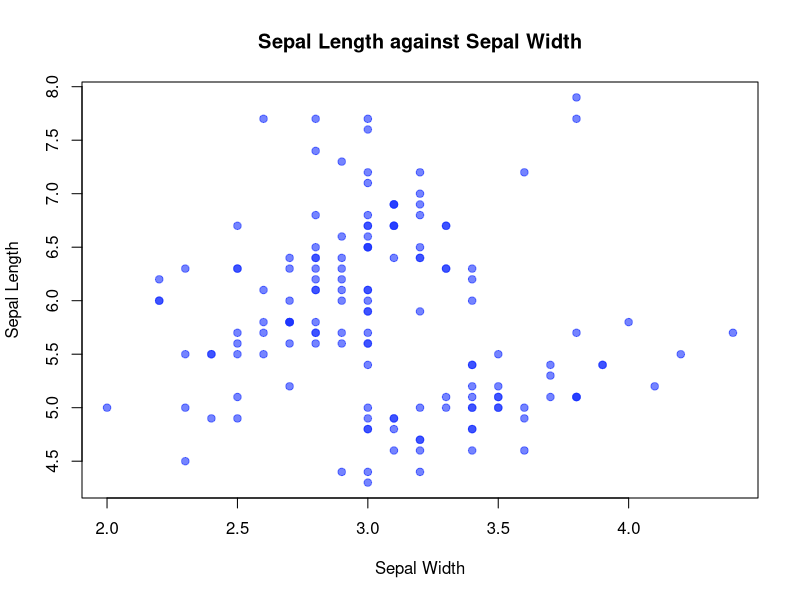
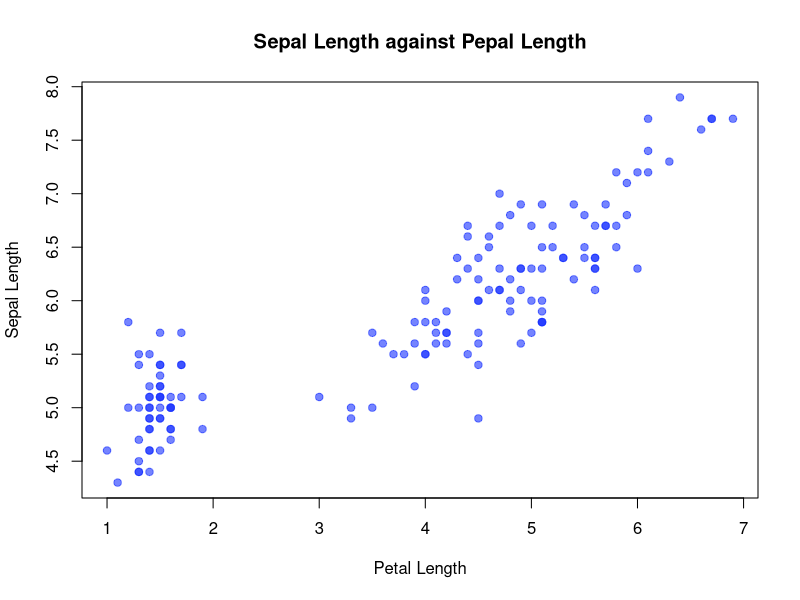
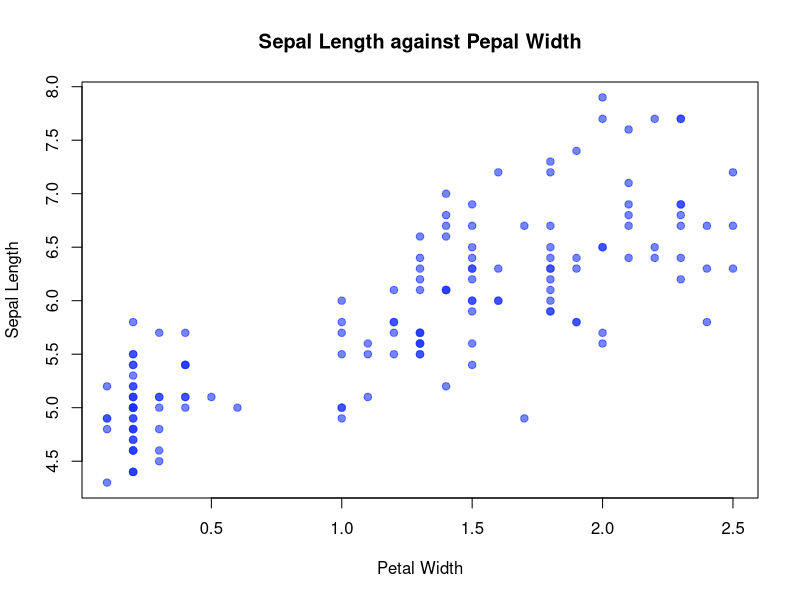
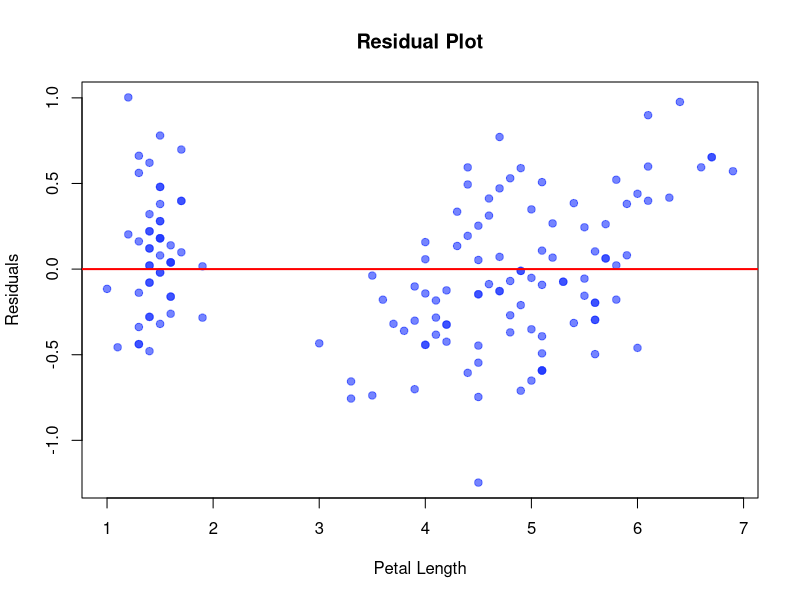
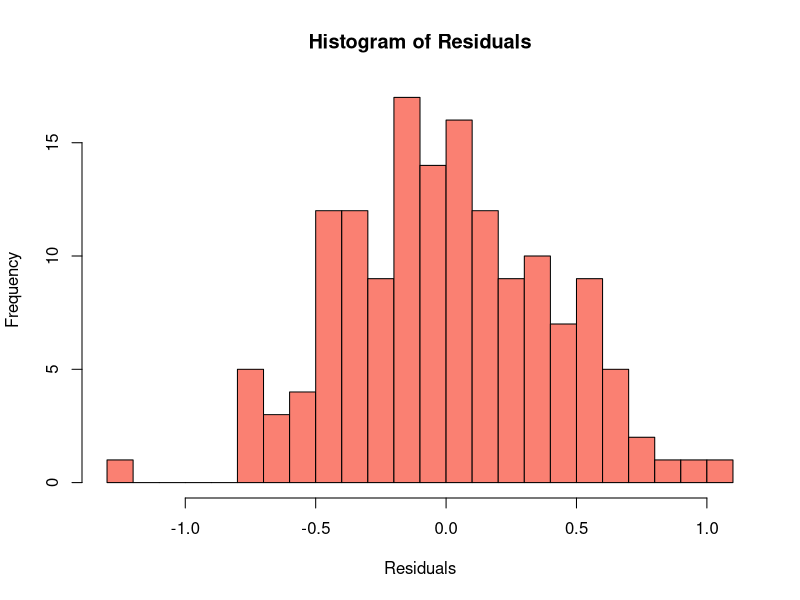
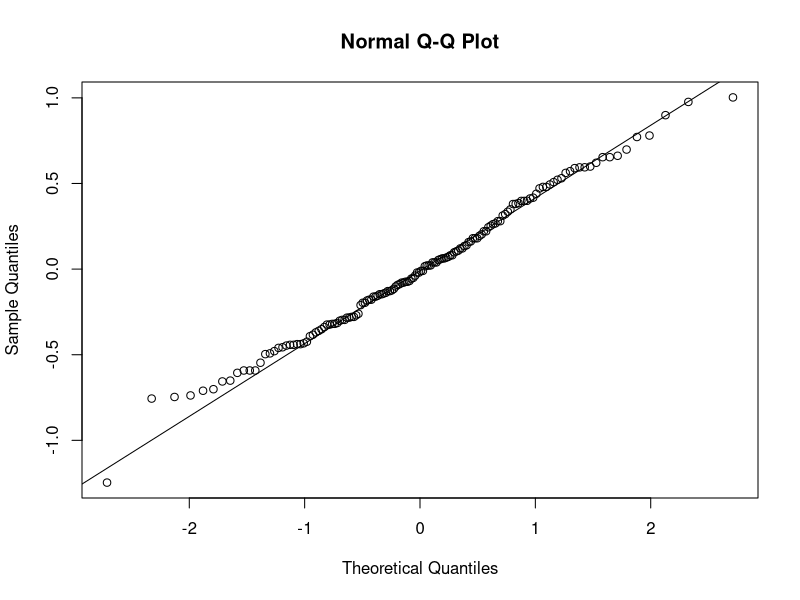

Recreate these plots in R, in order.
## ---- chunk 1
data(iris)
## ---- chunk 2
summary(iris)
## ---- chunk 3
plot(iris$Sepal.Length ~ iris$Sepal.Width, pch=19, col=rgb(0.1, 0.2, 1.0, 0.6), main = "Sepal Length against Sepal Width", xlab="Sepal Width", ylab="Sepal Length")
## ---- chunk 4
plot(iris$Sepal.Length ~ iris$Petal.Length, pch=19, col=rgb(0.1, 0.2, 1.0, 0.6), main = "Sepal Length against Pepal Length", xlab="Petal Length", ylab="Sepal Length")
## ---- chunk 5
plot(iris$Sepal.Length ~ iris$Petal.Width, pch=19, col=rgb(0.1, 0.2, 1.0, 0.6), main = "Sepal Length against Pepal Width", xlab="Petal Width", ylab="Sepal Length")
## ---- chunk 6
mod1 <- lm(Sepal.Length ~ Sepal.Width, iris)
summary(mod1)
## ---- chunk 7
mod2 <- lm(iris$Sepal.Length ~ iris$Petal.Length)
summary(mod2)
## ---- chunk 8
mod3 <- lm(iris$Sepal.Length ~ iris$Petal.Width)
summary(mod3)
## ---- chunk 9
plot(mod2$residuals ~ iris$Petal.Length, 
     pch=19, col=rgb(0.1, 0.2, 1.0, 0.6),
     main="Residual Plot", xlab="Petal Length", ylab="Residuals")
abline(h=0, col="red", lwd=2)
## ---- chunk 10
hist(mod2$residuals, breaks=20, col="salmon", 
     main="Histogram of Residuals", xlab="Residuals") 
## ---- chunk 11
qqnorm(mod2$residuals)
qqline(mod2$residuals)
## ---- chunk 12
predict(mod1, newdata = data.frame(Sepal.Width = 3.7, Petal.Length = 1.5, Petal.Width = 0.4), interval = "predict", level = 0.95)

predict(mod1, newdata = data.frame(Sepal.Width = 3.0, Petal.Length = 4.2, Petal.Width = 1.2), interval = "predict", level = 0.95)

predict(mod1, newdata = data.frame(Sepal.Width = 2.7, Petal.Length = 5.6, Petal.Width = 1.3), interval = "predict", level = 0.95)

